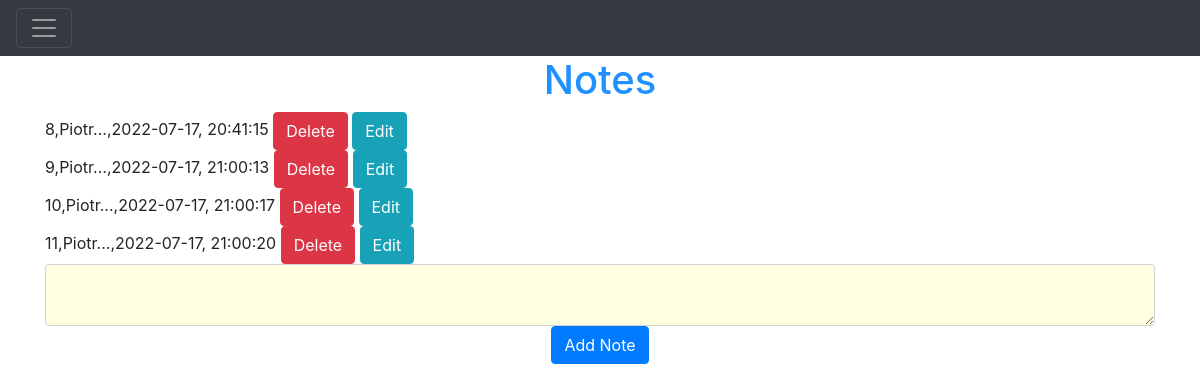
Page / (signed in) on the earlier database version.
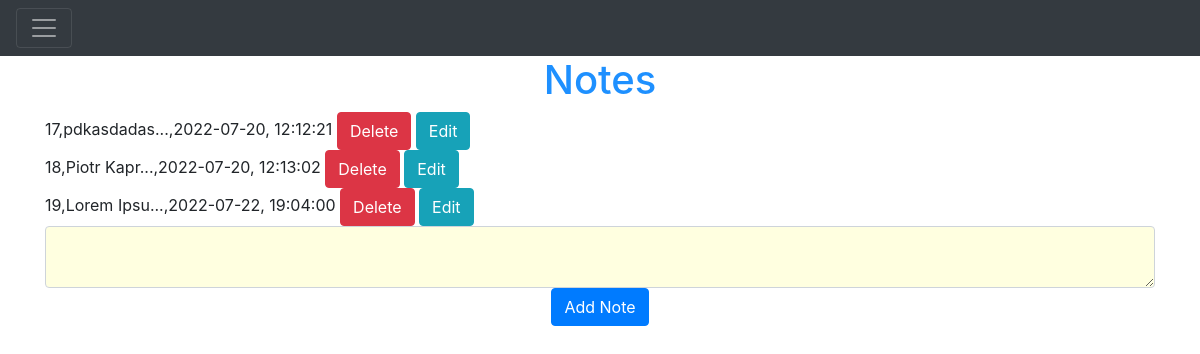
Same page on the later database version.
### strona/models.py (models this page shows)
class Note(db.Model):
    id = db.Column(db.Integer, primary_key=True)
    notatka = db.Column(db.String(10000))
    data = db.Column(db.DateTime(timezone=True), default=func.now())
    user_id = db.Column(db.Integer, db.ForeignKey('user.id'))
    def __str__(self):
        self.notka = self.notatka[0:10]
        self.printable_date = self.data
        return f'{self.id},{self.notka}...,{self.printable_date.strftime("%Y-%m-%d, %H:%M:%S")}'

### strona/views.py (the view, shortened to what this page needs)
@views.route('/', methods=['GET', 'POST'])
@login_required
def home():
    note = request.form.get('note')
    return render_template("home.html", user=current_user)

### strona/__init__.py (called while the page is built)
def create_app():
    app = Flask(__name__)
    app.secret_key = "Piotr"
    app.config['SQLALCHEMY_DATABASE_URI'] = f'sqlite:///{DB_NAME}'
    db.init_app(app)
    from .views import views
    from .auth import auth
    app.register_blueprint(views, url_prefix='/')
    app.register_blueprint(auth, url_prefix='/')
    from .models import Note, User
    create_database(app)
    login_manager = LoginManager()
    login_manager.login_view = 'auth.login'
    login_manager.init_app(app)
    @login_manager.user_loader
    def load_user(id):
        return User.query.get(int(id))
    return app

### strona/Templates/home.html (shortened to what this page needs)
{% extends "base.html" %}
{% block content %}
    <h1 style="color:dodgerblue" align="center">Notes</h1>
    <ul class="list-group list-group-flush" id="notes">
        {% for note in user.notes %}
            <div>
                {{ note }}
                <a href="{{ url_for('views.delete_post', id = note.id) }}">
                    <button type="button" class="btn btn-danger">Delete</button>
                </a>
                <a href="{{ url_for('views.edit_post', id = note.id) }}">
                    <button type="button" class="btn btn-info">Edit</button>
                </a>
            </div>
        {% endfor %}
        <form method="post">
            <div align="center">
                <textarea style="background-color:lightyellow" name="note" id="note" class="form-control"></textarea>
                <button type="submit" class="btn btn-primary">Add Note</button>
            </div>
        </form>
{% endblock %}

### strona/Templates/base.html (shortened to what this page needs)
<!DOCTYPE html>
<html lang="en">
<head>
    <link
            rel="stylesheet"
            href="https://stackpath.bootstrapcdn.com/bootstrap/4.4.1/css/bootstrap.min.css"
    />
    <link
            rel="stylesheet"
            href="https://stackpath.bootstrapcdn.com/font-awesome/4.7.0/css/font-awesome.min.css"
    />
</head>
<body>
<nav class="navbar navbar-exand-lg navbar-dark bg-dark">
    <button class="navbar-toggler"
            type="button"
            data-toggle="collapse"
            data-target="#navbar">
        <span class="navbar-toggler-icon"></span>
    </button>
</nav>
<div class="container">
    {% block content %}
    {% endblock %}
</div>
</body>
</html>

Differences in the rows shown:
removed Note: notatka+data+id "8,Piotr...,2022-07-17, 20:41:15"
removed Note: notatka+data+id "9,Piotr...,2022-07-17, 21:00:13"
removed Note: notatka+data+id "10,Piotr...,2022-07-17, 21:00:17"
removed Note: notatka+data+id "11,Piotr...,2022-07-17, 21:00:20"
added Note: notatka+data+id "17,pdkasdadas...,2022-07-20, 12:12:21"
added Note: notatka+data+id "18,Piotr Kapr...,2022-07-20, 12:13:02"
added Note: notatka+data+id "19,Lorem Ipsu...,2022-07-22, 19:04:00"
